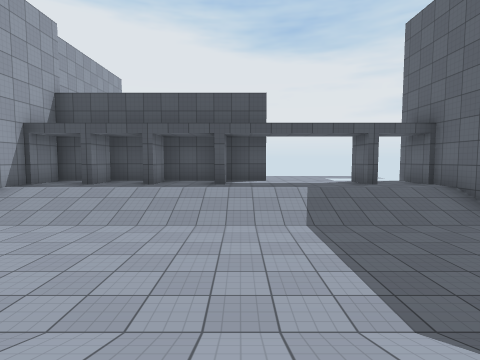
view 1 (above)

12 first-person views from a walk through a scene from a Unity 3-D project. The camera is 1.2 m above the floor, tilts 4° down and sees 80° across. Doors are open. The floor is counted in squares, 2 m on a side. Each view is taken from the middle of a square. On the plan, view 1 faces up. The plan holds only what a view shows up to about 9 squares ahead; the rest is blank. The place goes on beyond the plan. Some animated figures are not drawn. Surface patterns are stand-ins for the level's own textures.

view 2
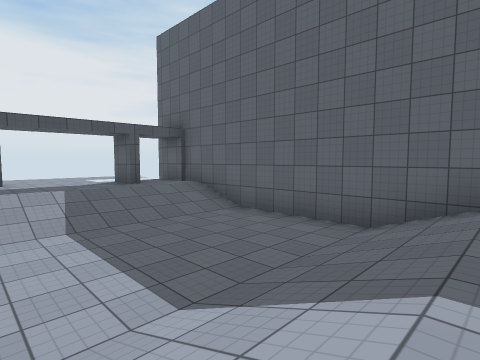

view 3
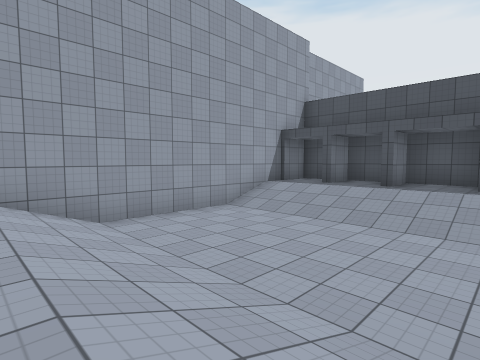

view 4
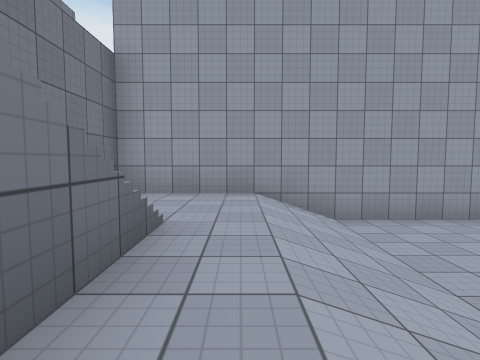

view 5
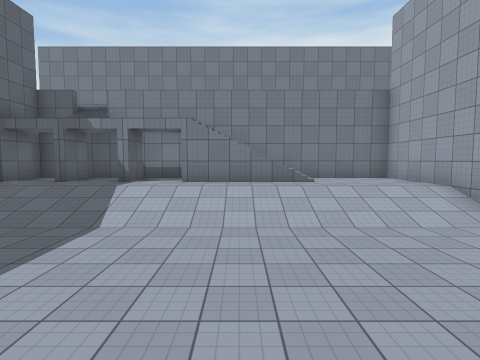

view 6
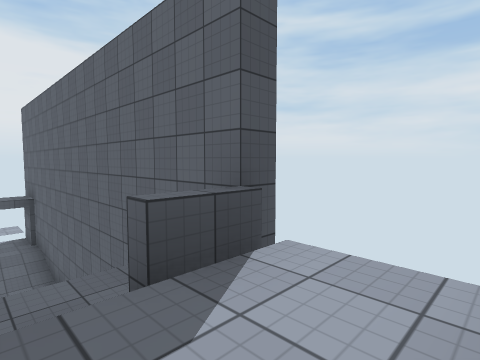

view 7
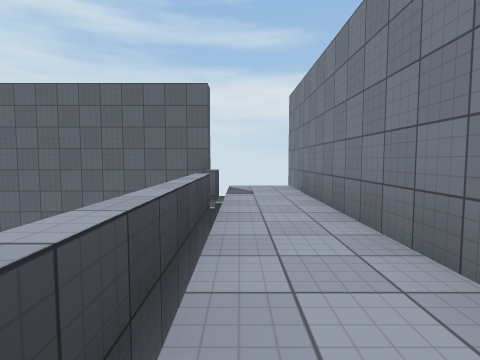

view 8
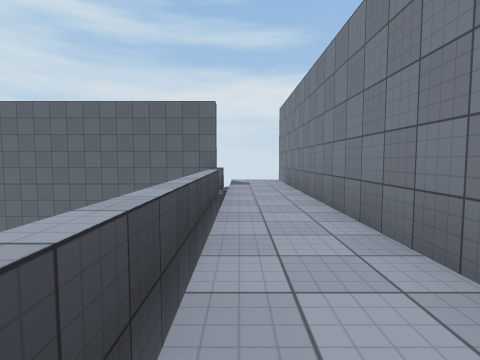

view 9
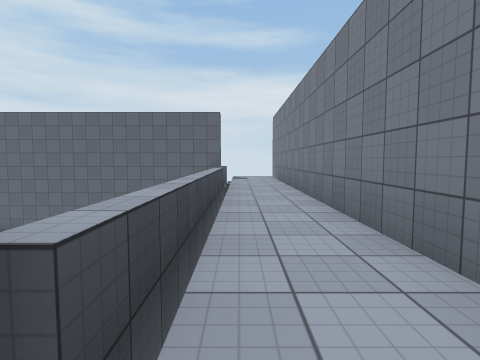

view 10
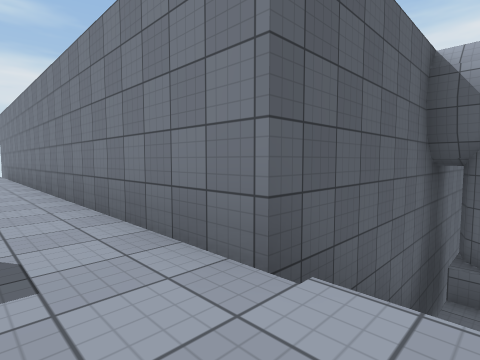

view 11
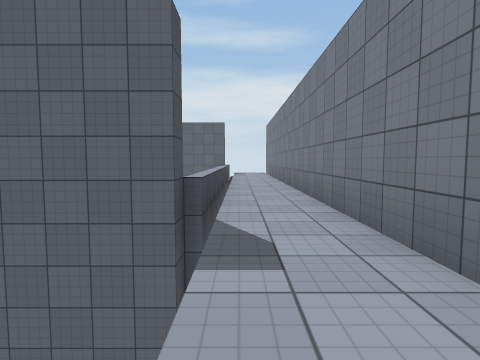

view 12
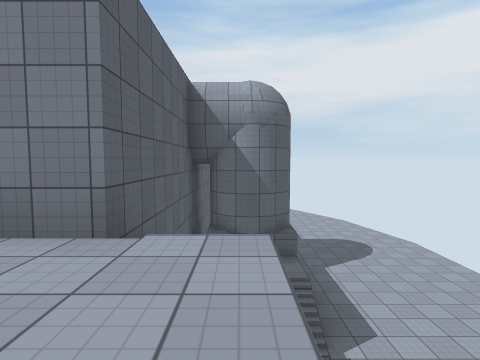

### Floor plan
Key: @ floor where view 1 was taken; # wall or solid block; x gap in a wall; . main floor; - floor 1 m lower than the main floor; : floor 1.25 m higher than the main floor; + floor 4.25 m higher than the main floor; / step, stairs or slope; D open door; v drop or lower ground.
Columns run from 14 left of view 1 to 5 right of it. Each row starts with its distance up from view 1.
  8          ##.##.DDx.#
  7         ###.##...#.#
  6         #//////////#
  5         #//////////#
  4         #----------#
  3         #----------#
  2         #----------#
  1         #//////////#
  0         #...//@////#
 -1         #...///////#
 -2      +  #......../v#
 -3      +D++D+++++++++D
 -4      +D++D+++++++++D
 -5       ##############
 -6  .../ #
 -7 ....//#
 -8 ....::#
 -9 ....###
-10 ....  #
-11 ....

Where each view was taken, in squares from view 1:
view 1: 0 up, 0 right, facing up
view 2: 0 up, 0 right, facing up-right
view 3: 0 up, 0 right, facing up-left
view 4: 0 up, 0 right, facing left
view 5: 6 up, 1 left, facing down
view 6: 4 down, 3 right, facing up-right
view 7: 3 down, 2 left, facing right
view 8: 3 down, 4 left, facing right
view 9: 3 down, 6 left, facing right
view 10: 3 down, 9 left, facing down-right
view 11: 3 down, 9 left, facing right
view 12: 2 down, 9 left, facing down
